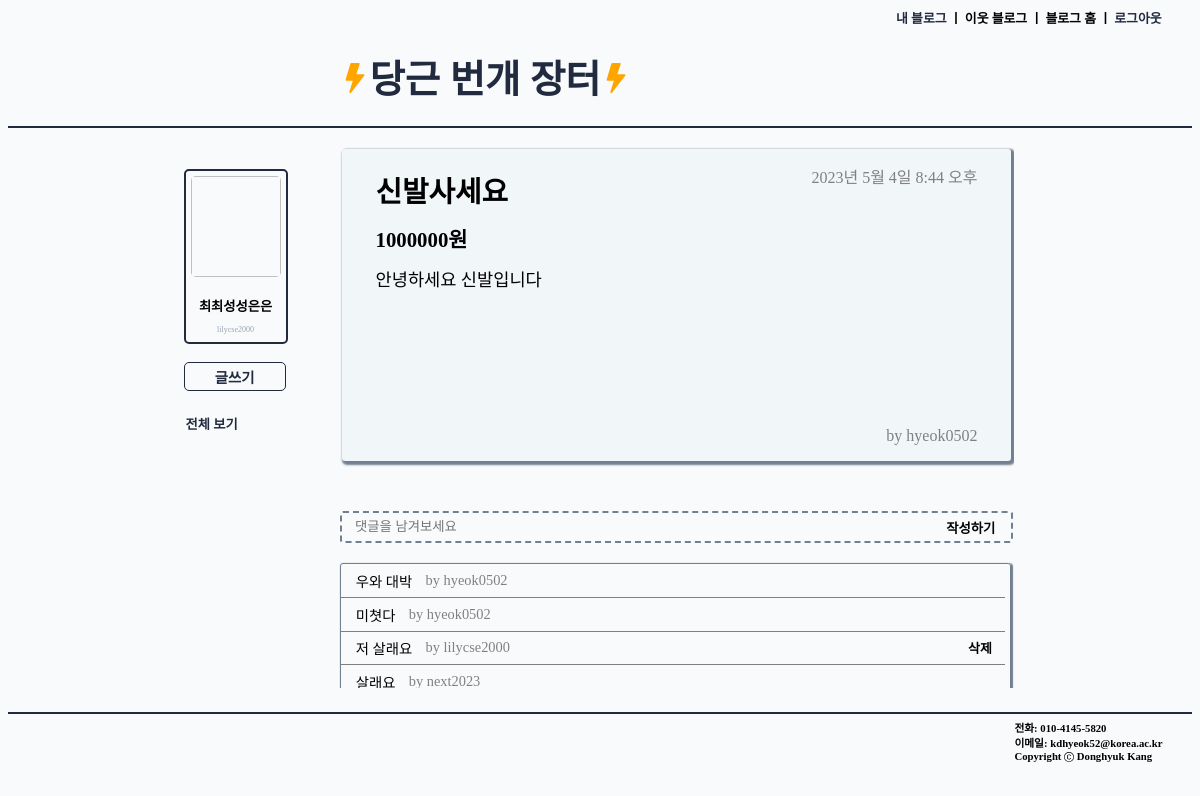
The page /blog/detail/1 (signed in) on the database its author committed.
### accounts/models.py (models this page shows)
class Profile(models.Model):
    user = models.OneToOneField(User, on_delete=models.CASCADE)
    realname = models.TextField(max_length=10, default = '')
    nickname = models.TextField(max_length=10, default = '')
    age	= models.PositiveIntegerField(help_text="User Age", blank=True, null=True)

### blog/models.py (models this page shows, shortened)
class Post(models.Model):
    author = models.ForeignKey(User, on_delete=models.CASCADE, related_name="my_post", default='')
    date = models.DateTimeField(auto_now_add=True)
    title = models.CharField(max_length=100)
    content = models.TextField()
    cost = models.IntegerField()

class Comment(models.Model):
    post = models.ForeignKey(Post, on_delete=models.CASCADE, related_name="comments")
    author = models.ForeignKey(User, on_delete=models.CASCADE, related_name="my_comments")
    content = models.TextField()
    date = models.DateTimeField(auto_now_add=True)

### blog/views.py (the view, shortened to what this page needs)
# urls.py: path('detail/<int:post_pk>', views.detail, name = 'detail'),
@login_required(login_url='/accounts/login/')
def detail(request, post_pk):
    post = Post.objects.get(id = post_pk)
    return render(request, 'blog/detail.html', {'post': post})

### blog/templates/blog/detail.html (shortened to what this page needs)
{% extends 'blog/base.html' %}
{% block css %}
    {% load static %}
    <link rel="stylesheet" type="text/css" href="{% static 'blog/detail.css' %}">
{% endblock %}
{% block body %}
    <div class="detail">
        <div class="dtitle"><strong>{{post.title}}</strong></div>
        <div class="dcost"><strong>{{post.cost}}원</strong></div>
        <div class="dcontent">{{post.content}}</div>
        <div class="ddate">{{post.date}}</div>
        <div class="dauthor">by {{post.author}}</div>
    </div>
    <br>
    <br>
    <br>
    <form method = "POST" class="comment_form">
        <input type="text" name="content" placeholder="댓글을 남겨보세요" class="comment_input"/>
        <button type="submit" class="comment_button"><strong>작성하기</strong></button>
    </form>
    {% if post.comments.all.count != 0 %}
    <div class="comment_list">
        {% for comment in post.comments.all %}
            <div class="comment_each">
                <span class="comment_each_text">{{comment.content}}</span>
                <span class="comment_each_author">by {{comment.author}}</span>
                {% if user.is_authenticated and user.pk == comment.author.pk %}
                    <a href="{% url 'blog:deleteComment' post.id comment.id%}"class="comment_buttons delete_button"><strong>삭제</strong></a>
                {% endif %}
            </div>
        {% endfor %}
    </div>
    {% endif %}
{% endblock %}

### blog/templates/blog/base.html (shortened to what this page needs)
<!DOCTYPE html>
<html lang="en">
<head>
    {% load static %}
    <link rel="stylesheet" type="text/css" href="{% static 'blog/base.css' %}">
    {% block css %}
    {% endblock %}
</head>
<body>
    <div class="header">
        <h6 class="header_text"><a href="{% url 'blog:home' %}" class="home_link">내 블로그</a> ㅣ 이웃 블로그 ㅣ 블로그 홈 ㅣ <a href="{% url 'accounts:logout' %}" class="logout_button">로그아웃</a></h6>
    </div>
    <div class="title">
        <h1 class="title_text"><a href="{% url 'blog:home' %}" class="home_link_title"><svg xmlns="http://www.w3.org/2000/svg" width="30" height="30" fill="orange" class="bi bi-lightning-fill" viewBox="0 0 16 16">
            <path d="M5.52.359A.5.5 0 0 1 6 0h4a.5.5 0 0 1 .474.658L8.694 6H12.5a.5.5 0 0 1 .395.807l-7 9a.5.5 0 0 1-.873-.454L6.823 9.5H3.5a.5.5 0 0 1-.48-.641l2.5-8.5z"/>
          </svg>당근 번개 장터<svg xmlns="http://www.w3.org/2000/svg" width="30" height="30" fill="orange" viewBox="0 0 16 16">
            <path d="M5.52.359A.5.5 0 0 1 6 0h4a.5.5 0 0 1 .474.658L8.694 6H12.5a.5.5 0 0 1 .395.807l-7 9a.5.5 0 0 1-.873-.454L6.823 9.5H3.5a.5.5 0 0 1-.48-.641l2.5-8.5z"/>
          </svg></a></h1>
    </div>
    <div class="body">
        <div class="nav_bar">
            <div class="profile">
                <div><img class="profile_img"></div>
                <div class="profile_text">
                    <div><h5 class="profile_text_name">{{user.profile.nickname}}</h5></div>
                    <div><span class="profile_text_gray">{{user.username}}</span></div>
                </div>
            </div>
            <br>
            <a href="{% url 'blog:new' %}" class="base_create_button button button_hover"><strong>글쓰기</strong></a>
            <div>
            <a href="{% url 'blog:home' %}" class="button"><h5 class="button_text button_hover">전체 보기</h5></a>
            </div>
        </div>
        <div class="in_body">
            {% block body %}
            {% endblock %}
        </div>
    </div>
    <footer class="footer">
        <div class="info">
            <div class="info_margin"><h6 class="info_text">전화: 010-4145-5820</h6></div>
            <div class="info_margin"><h6 class="info_text">이메일: kdhyeok52@korea.ac.kr</h6></div>
            <div class="copyright info_margin"><h6 class="info_text">Copyright  Donghyuk Kang</h6></div>
        </div>
    </footer>
</body>
</html>

### blog/static/blog/base.css (style rules this page uses)
body { background-color:#f1f6f97a; }
.home_link { text-decoration: none; color: #212A3E; }
.home_link_title { text-decoration: none; color: #212A3E; font-size: 1.2em; }
.body { width: 70%; margin: 0 15%; position: relative; display: flex; flex-direction: row; height: 36.5em; }
.header { width: 100%; font-size: 1.2em; }
.header_text { width: 25%; margin: 0.5% 0 0 75%; }
.logout_button { color: #212A3E; text-decoration: none; }
.title { width: auto; height: auto; border-bottom: 2px solid #212A3E; }
.title_text { margin-left: 28%; width: 50%; }
.footer { width: 100%; border-top: 2px solid #212A3E; height: 5%; padding: 0.5% 0; }
.info { margin-left: 85%; }
.info_margin { margin-bottom: 0.1%; }
.info_text { margin: 0; }
.c_circle { position: relative; top: 2px; }
.profile { border: #212A3E solid 2px; border-radius: 5px; width: 100px; height: 100%; text-align: center; position: relative; left: -2% }
.profile_img { width: 90%; height: 9em; border-radius: 5px; font-size: 0.7em; margin: 5% ; }
.profile_text_name { margin: 10% 0 10% 0; }
.profile_text_gray { color: #9BA4B5; font-size: 0.5em; display: block; width: 90%; margin: 0 5% 8% 5%; word-break: break-all; }
.nav_bar { margin-top: 5%; display: flex; flex-direction: column; align-items: start; position: absolute; top: 0; }
.button { text-decoration: none; color: #212A3E; }
.base_create_button { border: 1.8px solid #212A3E; border-radius: 5px; padding: 3% 0; width: 100px; position: relative; left: -2%; font-size: 0.9em; text-align: center; }
.button_text { margin-bottom: 1%; }
.in_body { width: 82%; height: 93%; position: absolute; left: 18%; overflow-x: hidden; overflow-y: auto; margin-top: 2%; }

### blog/static/blog/detail.css (style rules this page uses)
.detail { width: 93.5%; height: 50%; box-shadow: 2px 2px 2px 2px slategray; position: relative; top: 0.8%; margin-left: 1%; border-radius: 3px; padding: 3% 0 3% 5%; background-color: #F1F6F9; position: relative; }
.dtitle { font-size: 1.8em; }
.dcost { font-size: 1.3em; margin: 2% 0; }
.dcontent { font-size: 1.1em; }
.ddate { color: gray; position: absolute; top: 5%; right: 5%; }
.dauthor { color: gray; position: absolute; bottom: 5%; right: 5%; }
.comment_form { border: 2px dashed slategray; border-radius: 3px; width: 98.5%; margin-left: 0.7%; position: relative; }
.comment_input { border: 2px dashed slategray; width: 87%; height: auto; background: none; border: none; padding: 1% 0; margin-left: 2%; }
.comment_button { width: 12%; color: black; background: none; position: absolute; top: 15%; right: 0; border: none; }
.comment_list { margin-top: 3%; border-radius: 3px; border: 1px solid slategray; box-shadow: 1px 1px 1px 1px slategray; width: 98.5%; margin-left: 0.7%; }
.comment_each { width: 99%; height: 1.8em; font-size: 0.9em; position: relative; display: flex; flex-direction: row; align-items: center; padding: 0.5% 0 0.5% 0.3%; border-bottom: 1px solid gray; }
.comment_each_text { margin-left: 2%; }
.comment_each_author { margin-left: 2%; color: gray; }
.comment_buttons { color: black; text-decoration: none; font-size: 0.9em; }
.delete_button { position: absolute; right: 2%; }

### rows shown on the page
Post: title "신발사세요", cost "1000000", content "안녕하세요 신발입니다", date "2023년 5월 4일 8:44 오후", author "hyeok0502"
Comment: content "우와 대박", author "hyeok0502"
Comment: content "미쳣다", author "hyeok0502"
Comment: content "저 살래요", author "lilycse2000", shows "삭제"
Comment: content "살래요", author "next2023"

### other values the page prints
{{ user.profile.nickname }} "최최성성은은"
{{ user.username }} "lilycse2000"
